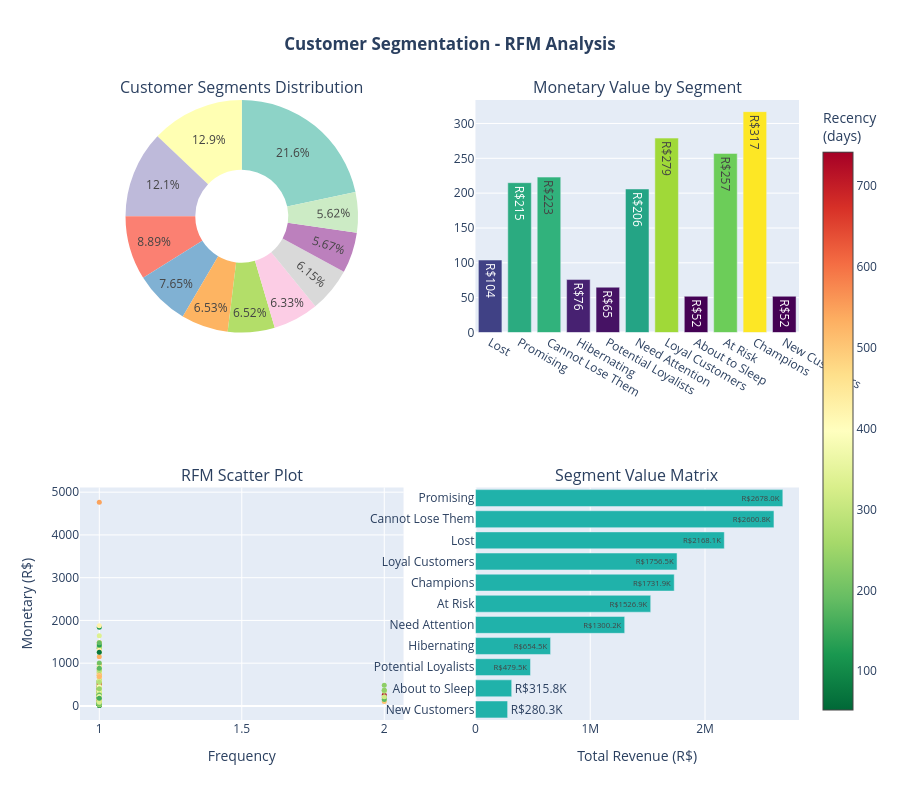

Notebook code for this chart:
### Markdown cell above
## 7. Customer Segmentation - RFM Analysis

RFM (Recency, Frequency, Monetary) segmentation helps identify high-value customers and those at risk of churning.

### Code cell
reference_date = orders['order_purchase_timestamp'].max() + pd.Timedelta(days=1)

rfm = completed_orders.groupby('customer_id').agg({
    'order_purchase_timestamp': lambda x: (reference_date - x.max()).days,
    'order_id': 'count',
    'total_payment': 'sum'
}).rename(columns={
    'order_purchase_timestamp': 'Recency',
    'order_id': 'Frequency',
    'total_payment': 'Monetary'
}).reset_index()

rfm['R_Score'] = pd.qcut(rfm['Recency'], q=5, labels=['5','4','3','2','1'])
rfm['F_Score'] = pd.qcut(rfm['Frequency'].rank(method='first'), q=5, labels=['1','2','3','4','5'])
rfm['M_Score'] = pd.qcut(rfm['Monetary'], q=5, labels=['1','2','3','4','5'])

rfm['RFM_Score'] = rfm['R_Score'].astype(str) + rfm['F_Score'].astype(str) + rfm['M_Score'].astype(str)

def segment_customers(row):
    if row['RFM_Score'] in ['555', '554', '544', '545', '454', '455', '445']:
        return 'Champions'
    elif row['RFM_Score'] in ['543', '444', '435', '355', '354', '345', '344', '335']:
        return 'Loyal Customers'
    elif row['RFM_Score'] in ['553', '551', '552', '541', '542', '533', '532', '531', '452', '451']:
        return 'Potential Loyalists'
    elif row['RFM_Score'] in ['512', '511', '422', '421', '412', '411', '311']:
        return 'New Customers'
    elif row['RFM_Score'] in ['525', '524', '523', '522', '521', '515', '514', '513', '425', '424', '413', '414', '415', '315', '314', '313']:
        return 'Promising'
    elif row['RFM_Score'] in ['535', '534', '443', '434', '343', '334', '325', '324']:
        return 'Need Attention'
    elif row['RFM_Score'] in ['331', '321', '312', '221', '213', '231', '241', '251']:
        return 'About to Sleep'
    elif row['RFM_Score'] in ['155', '154', '144', '214', '215', '115', '114', '113']:
        return 'At Risk'
    elif row['RFM_Score'] in ['255', '254', '245', '244', '253', '252', '243', '242', '235', '234', '225', '224', '153', '152', '145']:
        return 'Cannot Lose Them'
    elif row['RFM_Score'] in ['332', '322', '231', '241', '251', '233', '232', '223', '222', '132', '123', '122', '212', '211']:
        return 'Hibernating'
    else:
        return 'Lost'

rfm['Segment'] = rfm.apply(segment_customers, axis=1)

segment_analysis = rfm.groupby('Segment').agg({
    'customer_id': 'count',
    'Recency': 'mean',
    'Frequency': 'mean',
    'Monetary': 'mean'
}).round(0).rename(columns={'customer_id': 'Count'})

segment_analysis['Percent'] = (segment_analysis['Count'] / segment_analysis['Count'].sum() * 100).round(1)
segment_analysis = segment_analysis.sort_values('Count', ascending=False)

fig = make_subplots(
    rows=2, cols=2,
    subplot_titles=('Customer Segments Distribution', 'Monetary Value by Segment',
                   'RFM Scatter Plot', 'Segment Value Matrix'),
    specs=[[{'type': 'pie'}, {'type': 'bar'}],
           [{'type': 'scatter'}, {'type': 'bar'}]]
)

fig.add_trace(
    go.Pie(labels=segment_analysis.index,
           values=segment_analysis['Count'],
           hole=0.4,
           marker_colors=px.colors.qualitative.Set3),
    row=1, col=1
)

fig.add_trace(
    go.Bar(x=segment_analysis.index,
           y=segment_analysis['Monetary'],
           marker_color=segment_analysis['Monetary'],
           marker_colorscale='Viridis',
           text=[f'R${val:,.0f}' for val in segment_analysis['Monetary']],
           textposition='auto'),
    row=1, col=2
)

top_segments = ['Champions', 'Loyal Customers', 'At Risk', 'Cannot Lose Them', 'New Customers']
rfm_subset = rfm[rfm['Segment'].isin(top_segments)].sample(min(1000, len(rfm)))

fig.add_trace(
    go.Scatter(x=rfm_subset['Frequency'],
              y=rfm_subset['Monetary'],
              mode='markers',
              marker=dict(
                  size=5,
                  color=rfm_subset['Recency'],
                  colorscale='RdYlGn_r',
                  showscale=True,
                  colorbar=dict(title="Recency<br>(days)")
              ),
              text=rfm_subset['Segment'],
              hovertemplate='<b>%{text}</b><br>' +
                           'Frequency: %{x}<br>' +
                           'Monetary: R$%{y:,.0f}<br>' +
                           '<extra></extra>'),
    row=2, col=1
)

segment_value = rfm.groupby('Segment')['Monetary'].sum().sort_values(ascending=True)
fig.add_trace(
    go.Bar(y=segment_value.index,
           x=segment_value.values,
           orientation='h',
           marker_color='lightseagreen',
           text=[f'R${val/1000:.1f}K' for val in segment_value.values],
           textposition='auto'),
    row=2, col=2
)

fig.update_xaxes(title_text="Frequency", row=2, col=1)
fig.update_yaxes(title_text="Monetary (R$)", row=2, col=1)
fig.update_xaxes(title_text="Total Revenue (R$)", row=2, col=2)

fig.update_layout(
    height=800,
    title_text="<b>Customer Segmentation - RFM Analysis</b>",
    title_x=0.5,
    showlegend=False
)

fig.show()

print("\n CUSTOMER SEGMENT SUMMARY:")
print("-"*20)
print(segment_analysis.to_string())


at_risk_segments = []
for seg in segment_analysis.index:
    if 'Risk' in seg or 'Cannot Lose' in seg:
        at_risk_segments.append(seg)

if at_risk_segments:
    at_risk_pct = segment_analysis.loc[at_risk_segments, 'Percent'].sum()
    print(f"• At Risk Groups: {at_risk_pct:.1f}% need immediate attention")

print(f"• Revenue Concentration: Top 20% customers = R${rfm.nlargest(int(len(rfm)*0.2), 'Monetary')['Monetary'].sum():,.0f}")

### Figure 1 — Plotly figure (JSON) as saved in the notebook; plotly's stock layout.template omitted (floating-point values rounded to 4 significant figures; data arrays with more than 128 entries replaced by an {"elided": "..."} marker saying what was removed)
{"data": [{"domain": {"x": [0, 0.45], "y": [0.625, 1]}, "hole": 0.4, "labels": ["Lost", "Promising", "Cannot Lose Them", "Hibernating", "Potential Loyalists", "Need Attention", "Loyal Customers", "About to Sleep", "At Risk", "Champions", "New Customers"], "marker": {"colors": ["rgb(141,211,199)", "rgb(255,255,179)", "rgb(190,186,218)", "rgb(251,128,114)", "rgb(128,177,211)", "rgb(253,180,98)", "rgb(179,222,105)", "rgb(252,205,229)", "rgb(217,217,217)", "rgb(188,128,189)", "rgb(204,235,197)", "rgb(255,237,111)"]}, "type": "pie", "values": [20881, 12467, 11639, 8581, 7379, 6302, 6292, 6106, 5938, 5470, 5423]}, {"marker": {"color": [104.0, 215.0, 223.0, 76.0, 65.0, 206.0, 279.0, 52.0, 257.0, 317.0, 52.0], "colorscale": [[0, "#440154"], [0.1111, "#482878"], [0.2222, "#3e4989"], [0.3333, "#31688e"], [0.4444, "#26828e"], [0.5556, "#1f9e89"], [0.6667, "#35b779"], [0.7778, "#6ece58"], [0.8889, "#b5de2b"], [1, "#fde725"]]}, "text": ["R$104", "R$215", "R$223", "R$76", "R$65", "R$206", "R$279", "R$52", "R$257", "R$317", "R$52"], "textposition": "auto", "type": "bar", "x": ["Lost", "Promising", "Cannot Lose Them", "Hibernating", "Potential Loyalists", "Need Attention", "Loyal Customers", "About to Sleep", "At Risk", "Champions", "New Customers"], "xaxis": "x", "y": [104.0, 215.0, 223.0, 76.0, 65.0, 206.0, 279.0, 52.0, 257.0, 317.0, 52.0], "yaxis": "y"}, {"hovertemplate": "<b>%{text}</b><br>Frequency: %{x}<br>Monetary: R$%{y:,.0f}<br><extra></extra>", "marker": {"color": {"elided": "1000 int values"}, "colorbar": {"title": {"text": "Recency<br>(days)"}}, "colorscale": [[0, "rgb(0,104,55)"], [0.1, "rgb(26,152,80)"], [0.2, "rgb(102,189,99)"], [0.3, "rgb(166,217,106)"], [0.4, "rgb(217,239,139)"], [0.5, "rgb(255,255,191)"], [0.6, "rgb(254,224,139)"], [0.7, "rgb(253,174,97)"], [0.8, "rgb(244,109,67)"], [0.9, "rgb(215,48,39)"], [1, "rgb(165,0,38)"]], "showscale": true, "size": 5}, "mode": "markers", "text": {"elided": "1000 str values"}, "type": "scatter", "x": {"elided": "1000 int values"}, "xaxis": "x2", "y": {"elided": "1000 float values"}, "yaxis": "y2"}, {"marker": {"color": "lightseagreen"}, "orientation": "h", "text": ["R$280.3K", "R$315.8K", "R$479.5K", "R$654.5K", "R$1300.2K", "R$1526.9K", "R$1731.9K", "R$1756.5K", "R$2168.1K", "R$2600.8K", "R$2678.0K"], "textposition": "auto", "type": "bar", "x": [280300.0, 315800.0, 479500.0, 654500.0, 1300000.0, 1527000.0, 1732000.0, 1756000.0, 2168000.0, 2601000.0, 2678000.0], "xaxis": "x3", "y": ["New Customers", "About to Sleep", "Potential Loyalists", "Hibernating", "Need Attention", "At Risk", "Champions", "Loyal Customers", "Lost", "Cannot Lose Them", "Promising"], "yaxis": "y3"}], "layout": {"annotations": [{"font": {"size": 16}, "showarrow": false, "text": "Customer Segments Distribution", "x": 0.225, "xanchor": "center", "xref": "paper", "y": 1, "yanchor": "bottom", "yref": "paper"}, {"font": {"size": 16}, "showarrow": false, "text": "Monetary Value by Segment", "x": 0.775, "xanchor": "center", "xref": "paper", "y": 1, "yanchor": "bottom", "yref": "paper"}, {"font": {"size": 16}, "showarrow": false, "text": "RFM Scatter Plot", "x": 0.225, "xanchor": "center", "xref": "paper", "y": 0.375, "yanchor": "bottom", "yref": "paper"}, {"font": {"size": 16}, "showarrow": false, "text": "Segment Value Matrix", "x": 0.775, "xanchor": "center", "xref": "paper", "y": 0.375, "yanchor": "bottom", "yref": "paper"}], "height": 800, "showlegend": false, "title": {"text": "<b>Customer Segmentation - RFM Analysis</b>", "x": 0.5}, "xaxis": {"anchor": "y", "domain": [0.55, 1]}, "xaxis2": {"anchor": "y2", "domain": [0, 0.45], "title": {"text": "Frequency"}}, "xaxis3": {"anchor": "y3", "domain": [0.55, 1], "title": {"text": "Total Revenue (R$)"}}, "yaxis": {"anchor": "x", "domain": [0.625, 1]}, "yaxis2": {"anchor": "x2", "domain": [0, 0.375], "title": {"text": "Monetary (R$)"}}, "yaxis3": {"anchor": "x3", "domain": [0, 0.375]}}}
